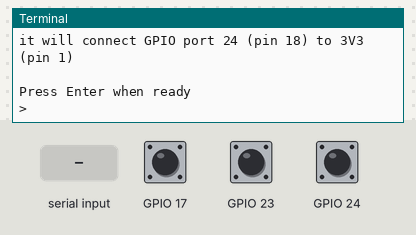
Recording of a program running on a simulated Raspberry Pi (BCM pin numbers). Shown: the last lines printed to the terminal. Inputs (shaded band) come from the test bench; at power-on: GPIO 17 HIGH, GPIO 24 LOW, GPIO 23 HIGH. At 4.4 s the program stops and its outputs stay as they are.

Above: at 1.2 s.
1.3 s: "1" typed at the terminal, then Enter
At 2.4 s:
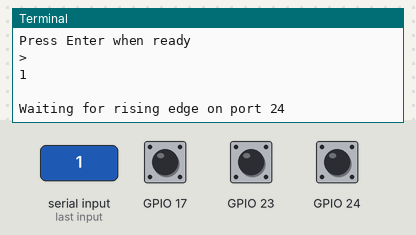
2.8 s: GPIO 17 pulled LOW for 0.15 s
At 3.6 s:
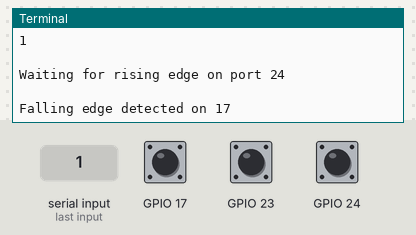
4.4 s: GPIO 24 pulled HIGH for 0.15 s
At 4.8 s:
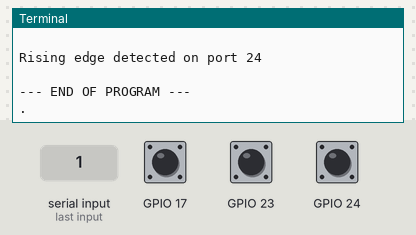

The program:

interrupt.py
```python
#!/usr/bin/python3
# With grateful acknowledgement to
# https://raspi.tv/2013/how-to-use-interrupts-with-python-on-the-raspberry-pi-and-rpi-gpio-part-3
import RPi.GPIO as GPIO
GPIO.setmode(GPIO.BCM)

# GPIO 23 & 17 set up as inputs, pulled up to avoid false detection.
# Each of these ports is wired to connect to GND on button press,
# so set up to detect falling edge detection on each.
GPIO.setup(23, GPIO.IN, pull_up_down=GPIO.PUD_UP)
GPIO.setup(17, GPIO.IN, pull_up_down=GPIO.PUD_UP)

# GPIO 24 set up as an input, pulled down, connected to 3V3 on button press
GPIO.setup(24, GPIO.IN, pull_up_down=GPIO.PUD_DOWN)

# define two threaded callback functions
# which will run in another thread when events are detected
def my_callback(channel):
    print ("\nFalling edge detected on 17")

def my_callback2(channel):
    print ("\nFalling edge detected on 23")

print ("INSTRUCTIONS")
print ("------------\n")
print ("Make sure you have a button connected so that when pressed")
print ("it will connect GPIO port 23 (pin 16) to GND (pin 6)\n")
print ("You will also need a second button connected so that when pressed")
print ("it will connect GPIO port 17 (pin 11) to GND (pin 14)\n")
print ("Finally, you will need a third button connected so that when pressed")
print ("it will connect GPIO port 24 (pin 18) to 3V3 (pin 1)\n")
input("Press Enter when ready\n>")

# when a falling edge is detected on port 17, regardless of whatever
# else is happening in the program, the function my_callback will be run
GPIO.add_event_detect(17, GPIO.FALLING, callback=my_callback, bouncetime=300)

# when a falling edge is detected on port 23, regardless of whatever
# else is happening in the program, the function my_callback2 will be run
GPIO.add_event_detect(23, GPIO.FALLING, callback=my_callback2, bouncetime=300)

try:
    print ("\nWaiting for rising edge on port 24")
    GPIO.wait_for_edge(24, GPIO.RISING)
    print ("\nRising edge detected on port 24\n\n--- END OF PROGRAM ---\n.")
except KeyboardInterrupt:
    GPIO.cleanup()       # clean up GPIO on CTRL+C exit
GPIO.cleanup()           # clean up GPIO on normal exit  
```

Measured:
- after the input at 1.3 s, the terminal: prints a new line at once (image 1)
- after the input at 2.8 s, the terminal: prints a new line at once (image 2)
- after the input at 4.4 s, the terminal: prints a new line at once (image 3)
